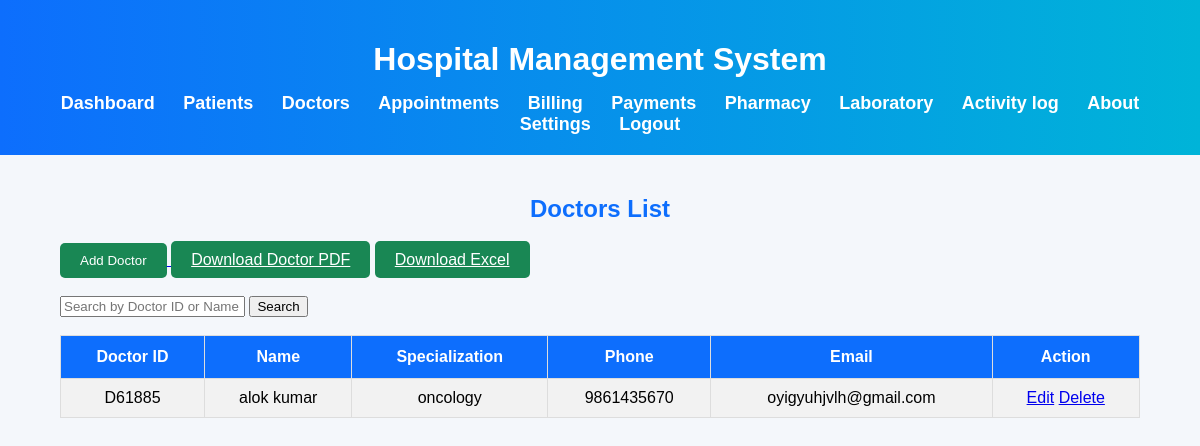
The app's page /doctors/ with its own data.
### patients/models.py (models this page shows, shortened)
class Doctor(models.Model):
    doctor_id=models.CharField(max_length=10,unique=True)
    name=models.CharField(max_length=100)
    specialization=models.CharField(max_length=100)
    phone=models.CharField(max_length=10)
    email=models.EmailField()

### patients/views.py (the view)
# urls.py: path('doctors/',views.doctor_list,name='doctor_list'),
def doctor_list(request):
    search = request.GET.get('search')
    if search:
        doctors = Doctor.objects.filter(
            Q(doctor_id__icontains=search) |
            Q(name__icontains=search)
        )
    else:
        doctors = Doctor.objects.all()
    return render(request, 'patients/doctor_list.html', {
        'doctors': doctors,
        'search': search
    })

### patients/templates/patients/doctor_list.html (shortened to what this page needs)
{% load static %}
<!DOCTYPE html>
<html>
<head>
    <link rel="stylesheet" href="{% static 'css/style.css' %}">
</head>
<body>
<header>
    <h1>Hospital Management System</h1>
    <nav>
        <a href="{% url 'dashboard' %}">Dashboard</a>
        <a href="{% url 'patient_list' %}">Patients</a>
        <a href="{% url 'doctor_list' %}">Doctors</a>
        <a href="{% url 'appointment_list' %}">Appointments</a>
        <a href="{% url 'billing_list' %}">Billing</a>
        <a href="{% url 'payment_list' %}">Payments</a>
        <a href="{% url 'medicine_list' %}">Pharmacy</a>
        <a href="{% url 'laboratory_list' %}">Laboratory</a>
        <a href="{% url 'activity_log' %}">Activity log</a>
        <a href="{% url 'about' %}">About</a>
        <a href="{% url 'settings' %}">Settings</a>
        <a href="{% url 'logout' %}">Logout</a>
    </nav>
</header>
<div class="container">
    <h2>Doctors List</h2>
    <a href="{% url 'add_doctor' %}">
        <button class="btn">Add Doctor</button>
    </a>
    <a href="{% url 'doctor_pdf' %}" class="btn">Download Doctor PDF</a>
    <a href="{% url 'doctor_excel' %}" class="btn">Download Excel</a>
    <br><br>
    <form method="GET">
        <input type="text"
               name="search"
               placeholder="Search by Doctor ID or Name"
               value="{{ search|default:'' }}">
        <button type="submit">Search</button>
    </form>
    <br>
    <table border="1" cellpadding="10">
        <tr>
            <th>Doctor ID</th>
            <th>Name</th>
            <th>Specialization</th>
            <th>Phone</th>
            <th>Email</th>
            <th>Action</th>
        </tr>
        {% for doctor in doctors %}
        <tr>
            <td>{{ doctor.doctor_id }}</td>
            <td>{{ doctor.name }}</td>
            <td>{{ doctor.specialization }}</td>
            <td>{{ doctor.phone }}</td>
            <td>{{ doctor.email }}</td>
            <td>
                <a href="{% url 'edit_doctor' doctor.id %}">Edit</a>
                <a href="{% url 'delete_doctor' doctor.id %}">Delete</a>
            </td>
        </tr>
        {% empty %}
        <tr>
            <td colspan="6" style="text-align:center;color:red;">
                Doctor Not Found
            </td>
        </tr>
        {% endfor %}
    </table>
</div>
</body>
</html>

### patients/static/css/style.css (style rules this page uses)
body { margin:0; padding:0; font-family:Arial,sans-serif; background:#f4f7fb; }
.container { width:90%; margin:auto; padding:20px; }
header { background:linear-gradient(90deg,#0d6efd,#00b4d8); color:white; text-align:center; padding:20px; }
header h1 { color:white; margin-bottom:15px; }
nav { margin-top:10px; }
nav a { color:white; text-decoration:none; margin:12px; font-size:18px; font-weight:bold; transition:.3s; }
h2 { text-align:center; color:#0d6efd; }
.btn { background:#198754; color:white; border:none; padding:10px 20px; border-radius:5px; cursor:pointer; }
table { width:100%; border-collapse:collapse; background:white; }
table,th,td { border:1px solid #ddd; }
th { background:#0d6efd; color:white; padding:12px; }
td { padding:10px; text-align:center; }
tr:nth-child(even) { background:#f2f2f2; }

### records on screen
Doctor: doctor_id "D61885", name "alok kumar", specialization "oncology", phone "9861435670", email "oyigyuhjvlh@gmail.com"
